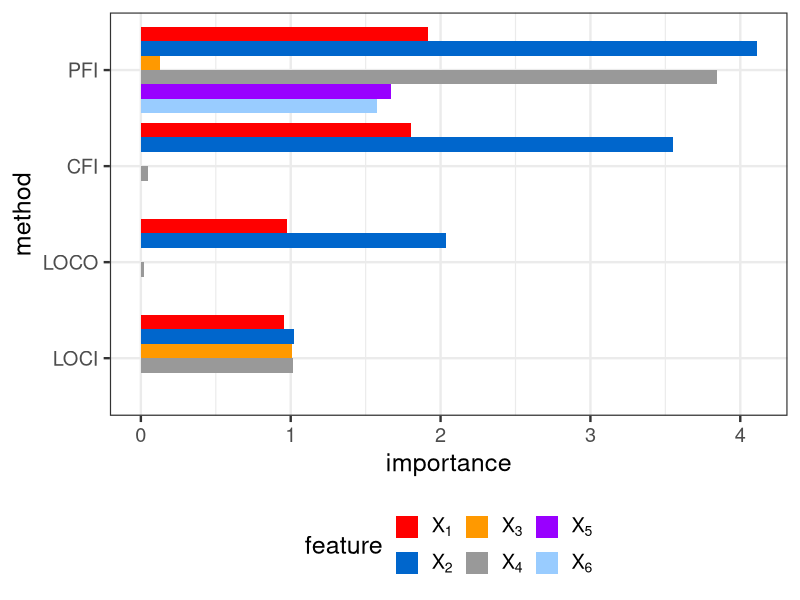
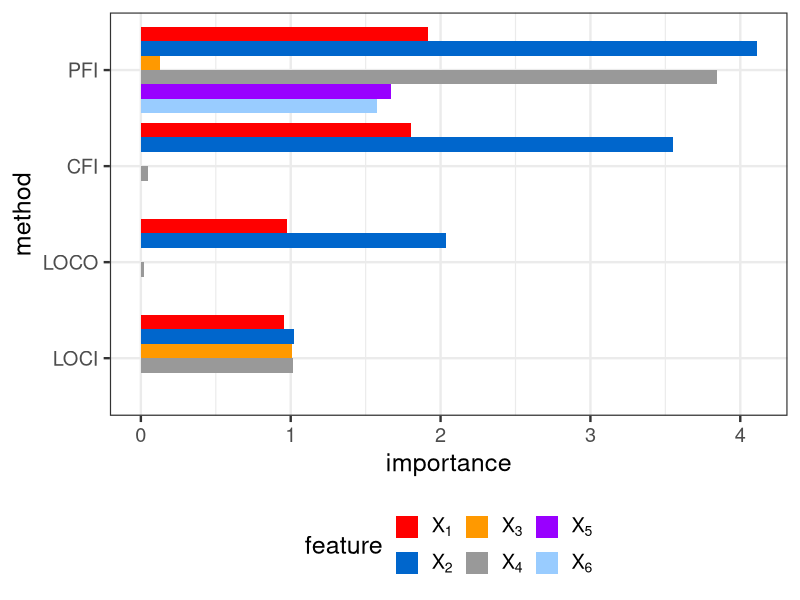

Reproduce these figures in R, in order.
library(ggplot2)
theme_set(theme_bw(base_size = 18))
color_vector = c("red", "#0066CC", "#FF9900", "#999999", "#9900FF", "#99CCFF")


# load datasets
df_pfi_cfi = read.csv("./simulations/data/sim5_df_res_pfi_cfi.csv")
df_loco_loci = read.csv("./simulations/data/sim5_df_res_loco_loci.csv")


df = rbind(df_pfi_cfi, df_loco_loci)
df$feature = as.factor(df$feature)
df$i = length(df$feature):1


# Plot
sim5 = ggplot(data = df, aes(y = reorder(type, i),  x = importance, fill = reorder(feature, i))) +
  geom_col(position = position_dodge()) +
  labs(y = "method",
       fill = "feature") + 
  scale_fill_manual(values = color_vector, breaks = c("x1", "x2", "x3", "x4", "x5", "x6"), 
                    labels = c(expression(X[1]), expression(X[2]), expression(X[3]), expression(X[4]), expression(X[5]), expression(X[6]))) +
  theme(legend.position = "bottom")

sim5

# Save plot
ggsave(filename = "./simulations/plots/sim5.pdf")